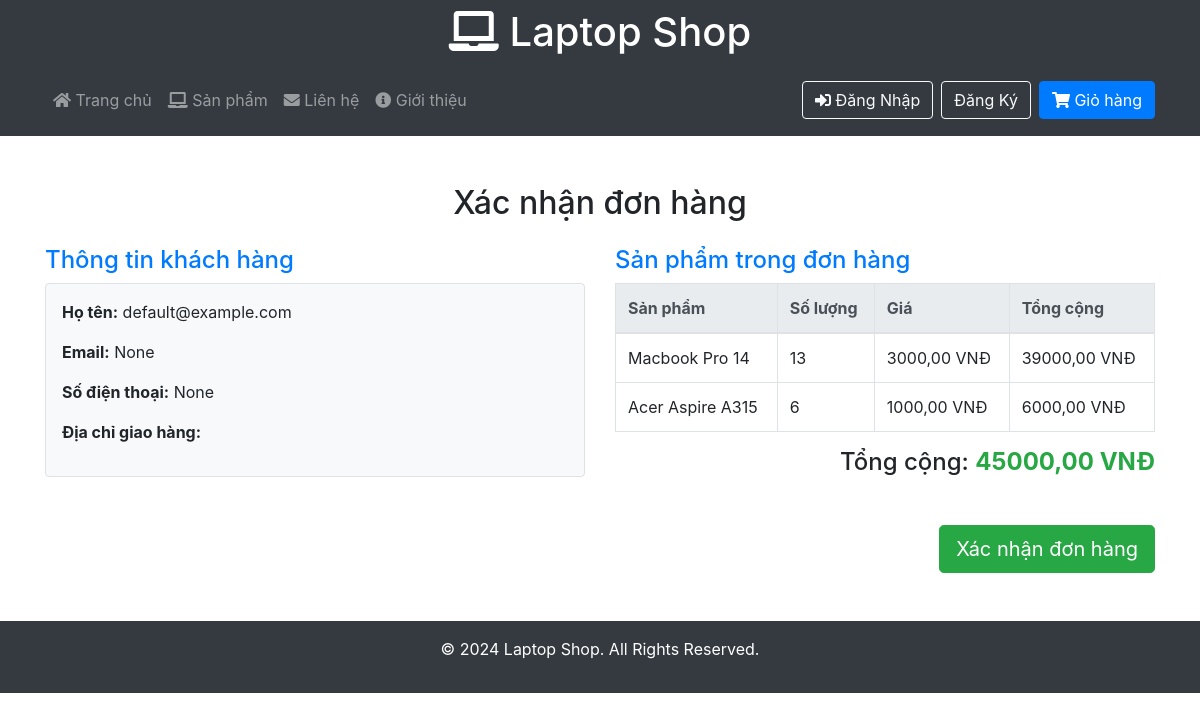
Page /order_confirmation/1/ on the earlier database version.
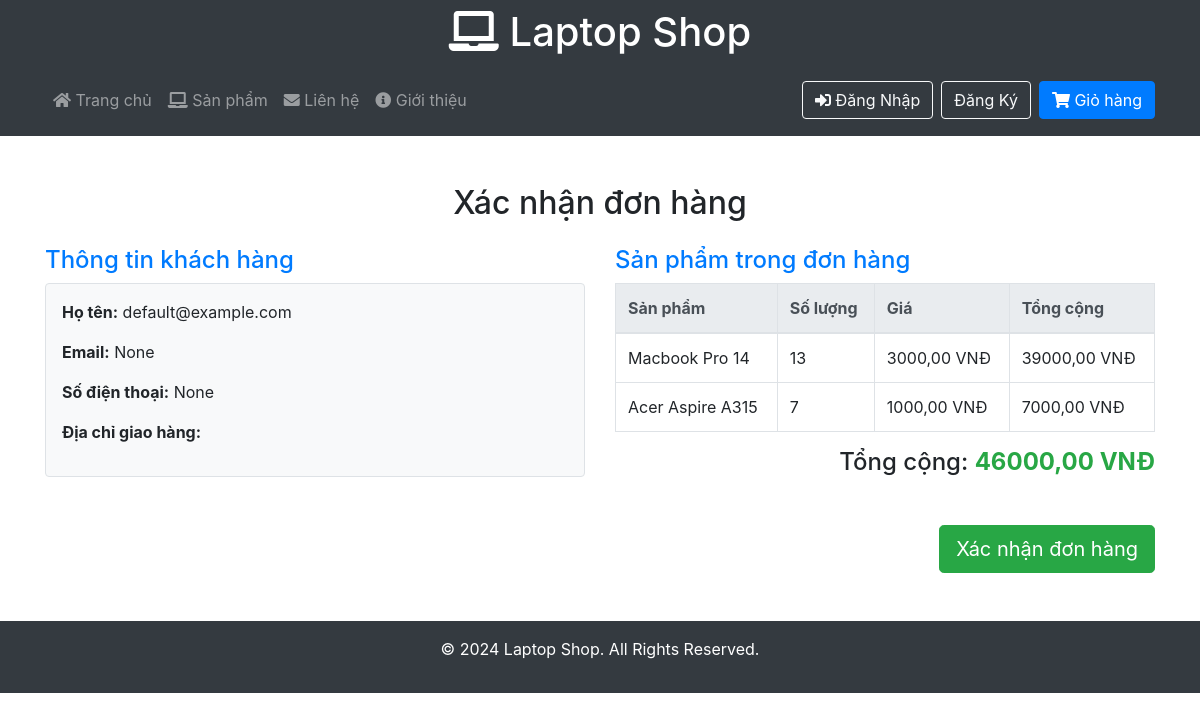
Same page on the later database version.
### products/models.py (models this page shows, shortened)
class OrderItem(models.Model):
    product = models.ForeignKey(Laptop, on_delete=models.CASCADE)  # Sử dụng Laptop làm sản phẩm
    order = models.ForeignKey(Order, on_delete=models.CASCADE, related_name='items')
    quantity = models.PositiveIntegerField(default=1)
    @property
    def get_total_price(self):
        return self.quantity * self.product.price

class Laptop(models.Model):
    name = models.CharField(max_length=255)
    description = models.TextField()
    price = models.DecimalField(max_digits=10, decimal_places=2)
    image = models.ImageField(upload_to='laptops/')  # Hình ảnh chính của laptop
    created_at = models.DateTimeField(auto_now_add=True)

class Order(models.Model):
    user = models.ForeignKey(settings.AUTH_USER_MODEL, on_delete=models.SET_NULL, null=True, blank=True)
    created_at = models.DateTimeField(auto_now_add=True)
    completed = models.BooleanField(default=False)
    customer_name = models.CharField(max_length=255)
    customer_email = models.EmailField(null=True, blank=True)
    customer_phone = models.CharField(max_length=15, null=True, blank=True)
    shipping_address = models.TextField()
    @property
    def get_total_price(self):
        total = sum([item.get_total_price for item in self.items.all()])
        return total

### products/views.py (the view)
# urls.py: path('order_confirmation/<int:order_id>/', order_confirmation, name='order_confirmation'),
def order_confirmation(request, order_id):
    order = get_object_or_404(Order, id=order_id)
    order_items = order.items.all()  # Lấy tất cả các mục sản phẩm trong đơn hàng
    return render(request, 'products/order_confirmation.html', {
        'order': order,
        'order_items': order_items,
        'cart_item_count': get_cart_item_count(request)
    })

### products/views.py (called while the page is built)
def get_cart_item_count(request):
    cart = request.session.get('cart', {})
    return sum(item['quantity'] for item in cart.values())

### products/templates/products/order_confirmation.html (shortened to what this page needs)
{% include 'products/header.html' %}
<main class="container my-5">
    <h2 class="text-center mb-4">Xác nhận đơn hàng</h2>
    <div class="row">
        <div class="col-md-6">
            <h4 class="text-primary">Thông tin khách hàng</h4>
            <div class="p-3 mb-4 bg-light border rounded">
                <p><strong>Họ tên:</strong> {{ order.customer_name }}</p>
                <p><strong>Email:</strong> {{ order.customer_email }}</p>
                <p><strong>Số điện thoại:</strong> {{ order.customer_phone }}</p>
                <p><strong>Địa chỉ giao hàng:</strong> {{ order.shipping_address }}</p>
            </div>
        </div>
        <div class="col-md-6">
            <h4 class="text-primary">Sản phẩm trong đơn hàng</h4>
            <div class="table-responsive">
                <table class="table table-bordered">
                    <thead class="thead-light">
                        <tr>
                            <th>Sản phẩm</th>
                            <th>Số lượng</th>
                            <th>Giá</th>
                            <th>Tổng cộng</th>
                        </tr>
                    </thead>
                    <tbody>
                        {% for item in order_items %}
                        <tr>
                            <td>{{ item.product.name }}</td>
                            <td>{{ item.quantity }}</td>
                            <td>{{ item.product.price }} VNĐ</td>
                            <td>{{ item.get_total_price }} VNĐ</td>
                        </tr>
                        {% endfor %}
                    </tbody>
                </table>
            </div>
            <h4 class="text-right">Tổng cộng: <strong class="text-success">{{ order.get_total_price }} VNĐ</strong></h4>
        </div>
    </div>
    <div class="text-right mt-4">
        <form method="POST">
            <button type="submit" class="btn btn-success btn-lg">Xác nhận đơn hàng</button>
        </form>
    </div>
</main>
{% include 'products/footer.html' %}

Differences in the rows shown:
changed through a linked row, Order "default@example.com": get_total_price "45000,00" → "46000,00"
changed OrderItem "Acer Aspire A315": quantity "6" → "7"; get_total_price "6000,00" → "7000,00"
